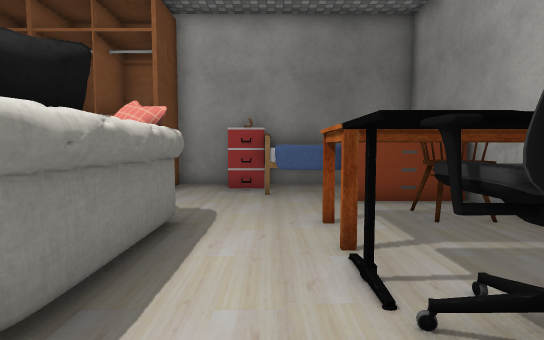
view 1 (above)

13 first-person views from a walk through a Unity game level. The camera is 1.3 m above the floor, tilts 4° down and sees 80° across. The floor is counted in squares, 1 m on a side. Each view is taken from the middle of a square. On the plan, view 1 faces up. The plan holds only what a view shows up to about 14 squares ahead; the rest is blank. The player is left out. Some surface patterns are stand-ins.

view 2
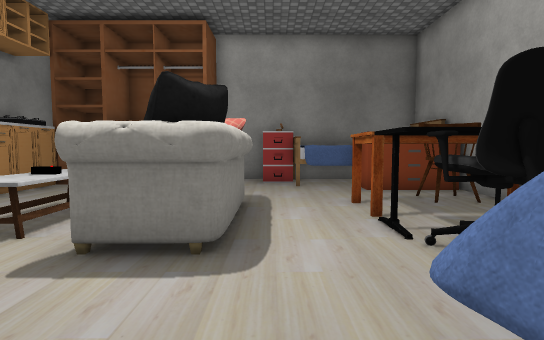

view 3
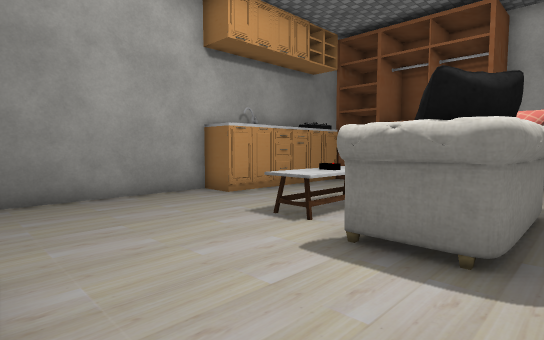

view 4
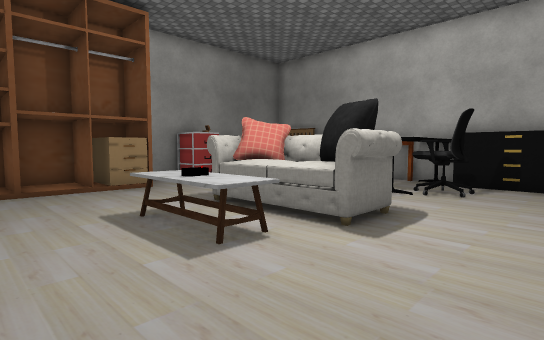

view 5
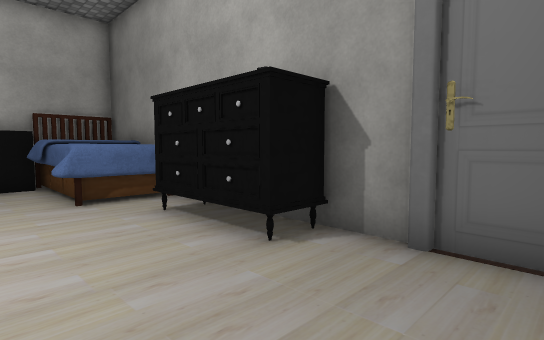

view 6
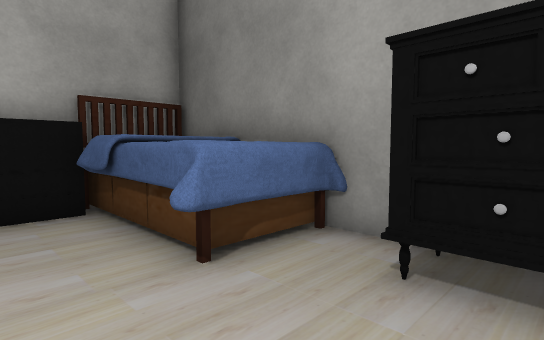

view 7
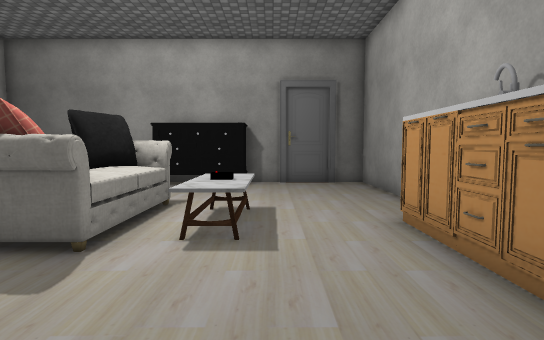

view 8
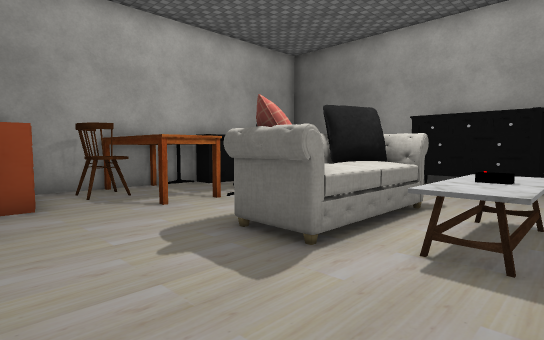

view 9
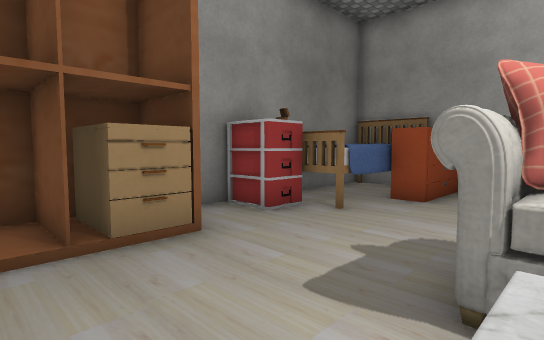

view 10
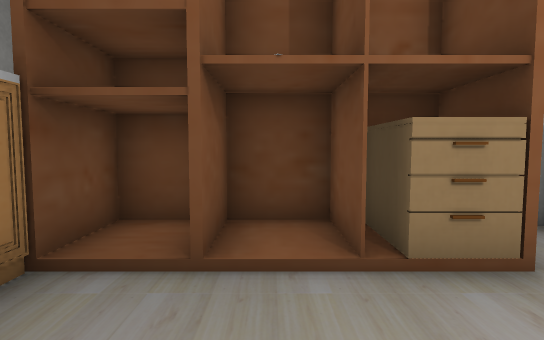

view 11
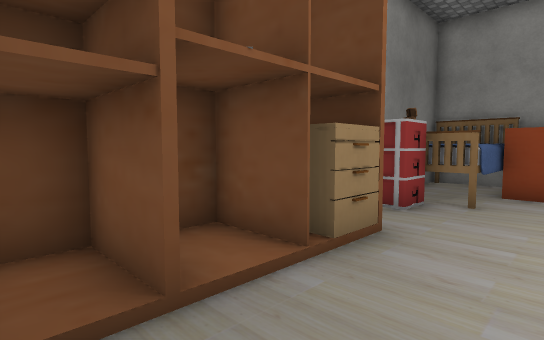

view 12
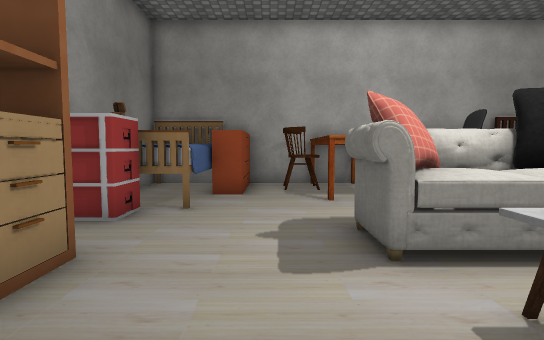

view 13
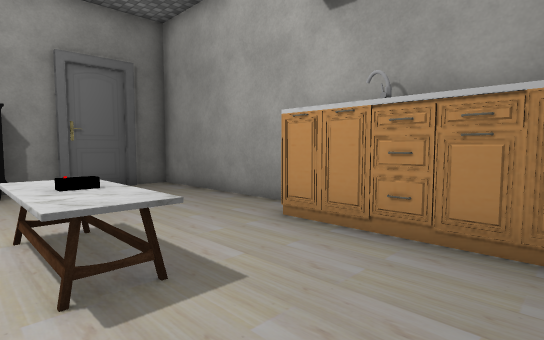

### Floor plan
Key: @ floor where view 1 was taken; # wall or solid block; . main floor; : floor 0.25 m higher than the main floor; O other object.
Columns run from 10 left of view 1 to 5 right of it. Each row starts with its distance up from view 1.
 11  ########OOOOOO#
 10  #O#:OO#.OO    #
  9  O....O...OOO  #
  8  O..........OOO#
  7  O.............#
  6  O.....OO....OO#
  5  O...O.OO..OOOO#
  4 #O...O.OO..OO  #
  3 #....O.OO..OO  #
  2 #......OO..OO.O#
  1 #.............O
  0 #.........@...O
 -1 #.........OOOOO#
 -2 #....OOOO.O O  #
 -3 #####OOOO#OOOOO#

Where each view was taken, in squares from view 1:
view 1: 0 up, 0 right, facing up
view 2: 2 down, 1 left, facing up
view 3: 2 down, 1 left, facing up-left
view 4: 1 down, 8 left, facing up-right
view 5: 1 up, 8 left, facing down-right
view 6: 1 up, 3 left, facing down-right
view 7: 10 up, 6 left, facing down
view 8: 9 up, 6 left, facing down-right
view 9: 5 up, 6 left, facing up-right
view 10: 6 up, 6 left, facing up
view 11: 7 up, 8 left, facing up-right
view 12: 7 up, 7 left, facing right
view 13: 8 up, 4 left, facing down-left
